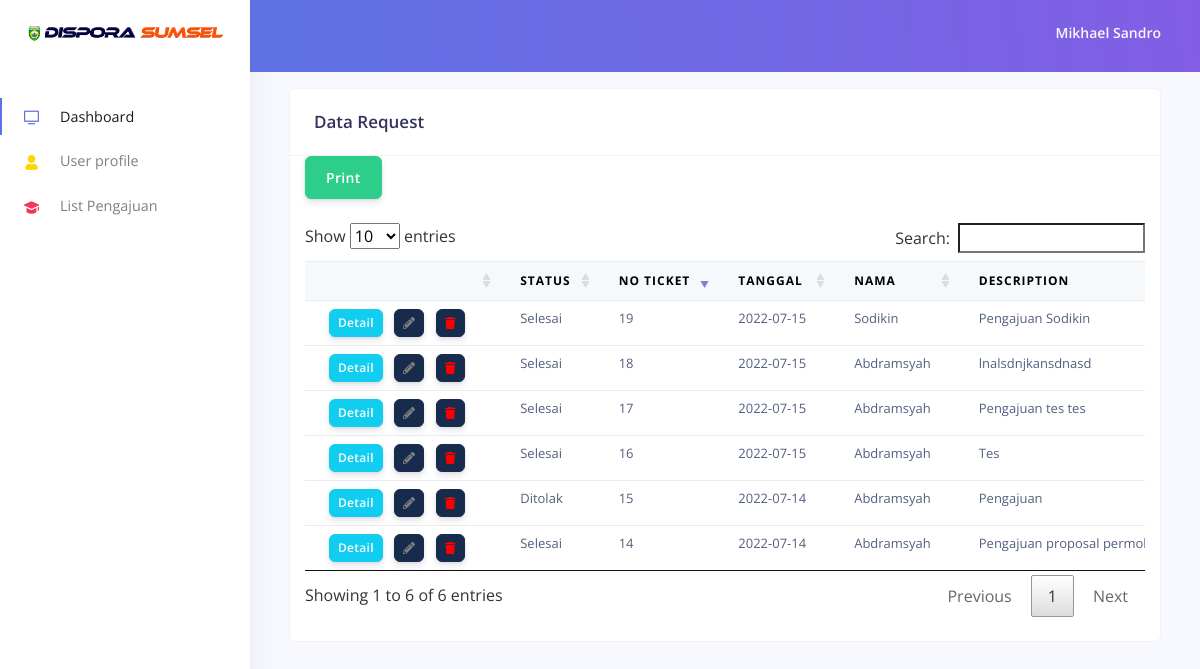
Before: /Admin/index.php?p=history_request (signed in) with the older database file.
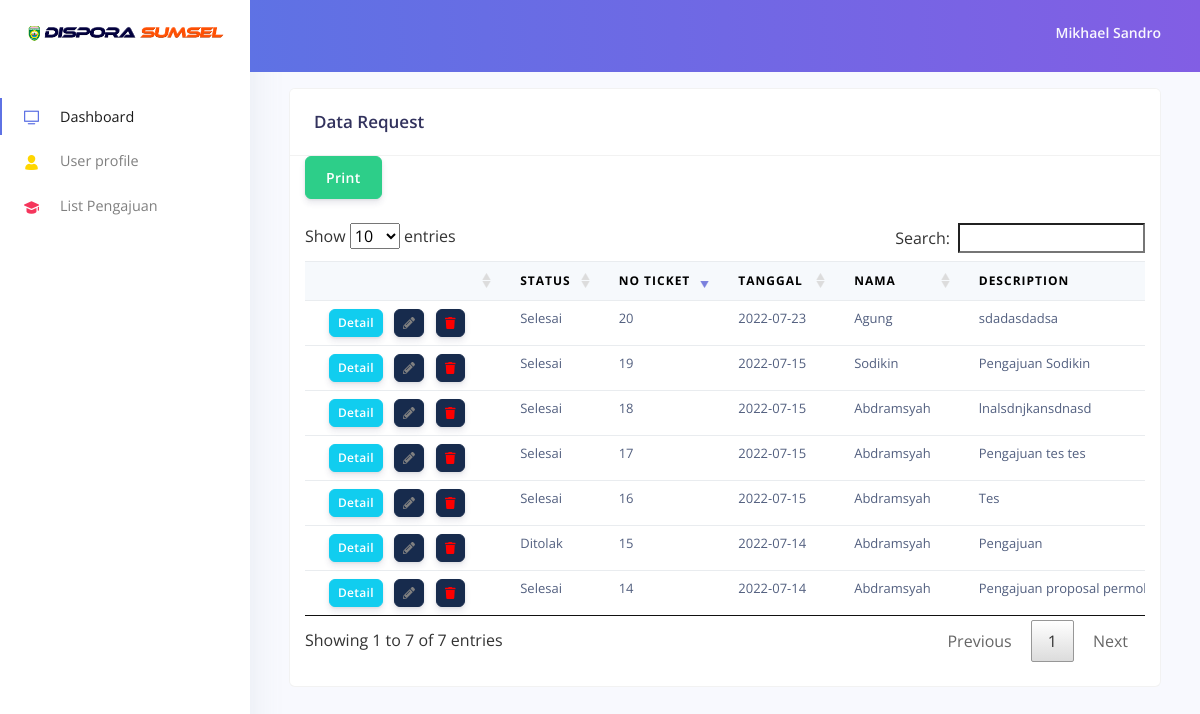
After: the same page with the newer database file.
### tables this page shows
CREATE TABLE `tb_request` (
  `no_ticket` int(11) NOT NULL,
  `tgl_req` date NOT NULL,
  `id_user` int(11) NOT NULL,
  `description` text NOT NULL,
  `attachment` text NOT NULL,
  `email` varchar(50) NOT NULL,
  `v_key` text NOT NULL,
  `status` int(11) NOT NULL
);

CREATE TABLE `tb_user` (
  `id_user` int(11) NOT NULL,
  `password` varchar(255) NOT NULL,
  `nama` varchar(50) NOT NULL,
  `no_hp` varchar(20) NOT NULL,
  `email` varchar(50) NOT NULL,
  `level` varchar(10) NOT NULL
);

### admin/page/history_request.php (the view, shortened to what this page needs)
<div class="card">
  <div class="card-header"><h3 class="mb-0">Data Request</h3></div>
  <div class="container">
    <a class="btn btn-md btn-success" href="report_request.php" target="_blank">Print</a>
    <div class="table-responsive py-4">
      <table class="table table-flush" id="data-request">
        <thead class="thead-light">
            <tr>
                <th></th>
                <th>Status</th>
                <th>No Ticket</th>
                <th>Tanggal</th>
                <th>Nama</th>
                <th>Description</th>
            </tr>
        </thead>
        <tbody>
        <?php
        if ($_SESSION['level'] == 'Admin') {
          $sql = "SELECT * FROM tb_request
                  INNER JOIN tb_user ON tb_request.id_user = tb_user.id_user";
        }
            $query = mysqli_query($link,$sql);
            while($hasil=mysqli_fetch_array($query)):
        ?>
          <tr>
            <td>
              <a href="#" type="button" class="btn btn-info btn-sm" data-toggle="modal" data-target="#myModal<?php echo $hasil['no_ticket']; ?>">Detail</a>
              <a href="#" type="button" class="btn btn-sm btn-default" data-toggle="modal" data-target="#modal-form<?php echo $hasil['no_ticket']; ?>">
                <i class='fas fa-pencil-alt' style="color: gray;"></i>
                </a>
                <a class="btn btn-sm btn-default" href="javascript:hapusData_request('<?=$hasil['no_ticket'];?>')">
                     <i class='fas fa-trash' style="color: red;"></i>
                </a>
            </td>
            <td><?php
              if ($hasil['status'] < 1) {
                echo "Pengajuan Baru";
               }elseif($hasil['status'] == 1){
                 echo "Di Kirim";
               }elseif($hasil['status'] == 2){
                 echo "Di Proses";
               }elseif($hasil['status'] == 3){
                 echo "Selesai";
               }else{
                 echo "Ditolak";
               }
             ?></td>
            <td><?=$hasil['no_ticket'];?></td>
            <td><?=$hasil['tgl_req'];?></td>
            <td><?=$hasil['nama'];?></td>
            <td><?=$hasil['description'];?></td>
          </tr>
            <?php endwhile; ?>
        </tbody>
    </table>
  </div>
  </div>
</div>

Changed rows visible on the page:
added tb_request: status "Selesai", no_ticket "20", tgl_req "2022-07-23", id_user.nama "Agung", description "sdadasdadsa"
Other visible differences:
text written by a page script: "Show entries Search: Showing 1 to 6 of 6 entries Previous 1 Next" → "Show entries Search: Showing 1 to 7 of 7 entries Previous 1 Next"
